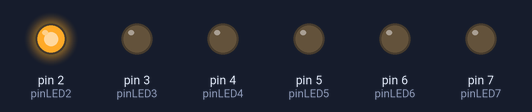
Bench run of a sketch on a simulated Arduino Uno, built with avr-gcc and run on an emulated ATmega328P. Shown: output pins drawn as LEDs (lit = HIGH).

Above: at 0.05 s.
At 0.55 s:
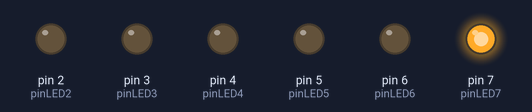
At 0.75 s:
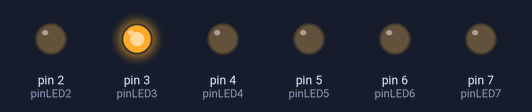
At 1.45 s:
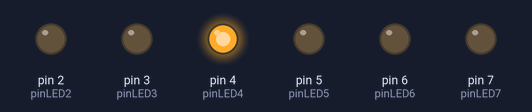
At 2.15 s:
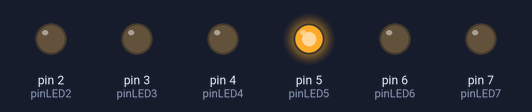
At 2.85 s:
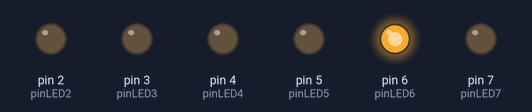
Timing chart, 0 to 3.1 s (numbered marks = the images above):
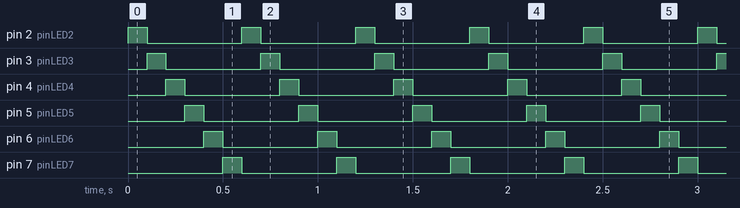

The sketch:

LEDSwitch.ino
```cpp
int pinLED2 = 2;
int pinLED3 = 3;
int pinLED4 = 4;
int pinLED5 = 5;
int pinLED6 = 6;
int pinLED7 = 7;

void setup() {
  // put your setup code here, to run once:

  pinMode(pinLED2,OUTPUT);
  pinMode(pinLED3,OUTPUT);
  pinMode(pinLED4,OUTPUT);
  pinMode(pinLED5,OUTPUT);
  pinMode(pinLED6,OUTPUT);
  pinMode(pinLED7,OUTPUT);

}

void loop() {
  // put your main code here, to run repeatedly:

  digitalWrite(pinLED2,HIGH);
  delay(100);
  digitalWrite(pinLED2,LOW);

  digitalWrite(pinLED3,HIGH);
  delay(100);
  digitalWrite(pinLED3,LOW);

  digitalWrite(pinLED4,HIGH);
  delay(100);
  digitalWrite(pinLED4,LOW);
  digitalWrite(pinLED5,HIGH);
  delay(100);
  digitalWrite(pinLED5,LOW);
  digitalWrite(pinLED6,HIGH);
  delay(100);
  digitalWrite(pinLED6,LOW);
  digitalWrite(pinLED7,HIGH);
  delay(100);
  digitalWrite(pinLED7,LOW);


}
```

Measured:
- by itself, pin 2 (pinLED2), pin 3 (pinLED3), pin 4 (pinLED4), pin 5 (pinLED5), pin 6 (pinLED6), pin 7 (pinLED7): alternates HIGH for 0.10 s and LOW for 0.50 s
- by itself, everything shown: repeats every 0.60 s, in 6 steps
